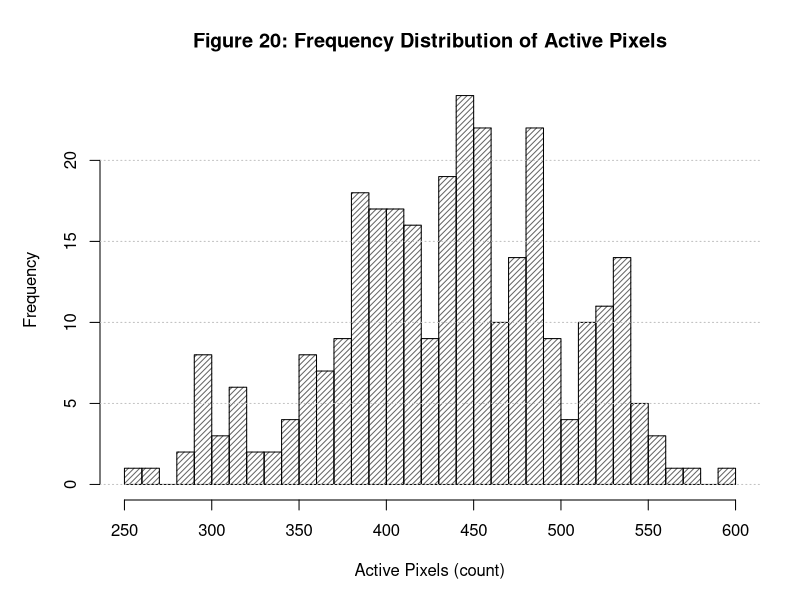

The R script that drew this image:
# =====================================================================
# Figure 20: Distribution of Active Pixels (Descriptive) - B&W / Print-Optimized
# =====================================================================

dir.create("figures", showWarnings = FALSE)
nmnist_data <- read.csv("nmnist_features.csv")

cat("Generating Figure 20: Histogram of Active Pixels...\n")
png("figures/fig20_active_pixels_hist.png", width = 2400, height = 1800, res = 300)
par(mar = c(5, 5, 4, 2))

hist(nmnist_data$active_pixels, 
     breaks = 25, 
     col = "gray40", 
     density = 25,
     angle = 45,
     border = "black",
     main = "Figure 20: Frequency Distribution of Active Pixels", 
     xlab = "Active Pixels (count)", 
     ylab = "Frequency",
     cex.main = 1.2, cex.lab = 1.0)

grid(nx = NA, ny = NULL, col = "gray75", lty = "dotted")
dev.off()

cat("Successfully generated figures/fig20_active_pixels_hist.png\n")
